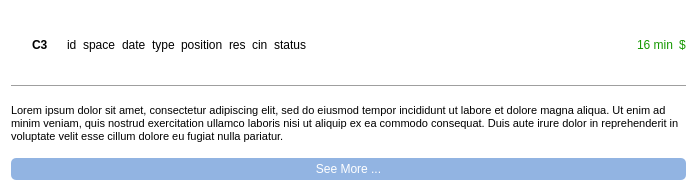
<?xml version="1.0" encoding="UTF-8"?>
<ui version="4.0">
 <class>Card</class>
 <widget class="QWidget" name="Card">
  <property name="geometry">
   <rect>
    <x>0</x>
    <y>0</y>
    <width>697</width>
    <height>191</height>
   </rect>
  </property>
  <property name="maximumSize">
   <size>
    <width>16777215</width>
    <height>191</height>
   </size>
  </property>
  <property name="windowTitle">
   <string>Form</string>
  </property>
  <property name="styleSheet">
   <string notr="true">#Card{
float:top;
background-color:white;
}
#Card:hover
{
	background-color:#EBEBEB;
}</string>
  </property>
  <layout class="QVBoxLayout" name="verticalLayout">
   <item>
    <layout class="QHBoxLayout" name="horizontalLayout" stretch="0,0,0,0,0,0,0,0,0,0,0,0,0,0,0">
     <item>
      <widget class="QLabel" name="image">
       <property name="maximumSize">
        <size>
         <width>64</width>
         <height>64</height>
        </size>
       </property>
       <property name="styleSheet">
        <string notr="true">border-radius:10px;</string>
       </property>
       <property name="text">
        <string/>
       </property>
       <property name="pixmap">
        <pixmap resource="icons.qrc">:/brainstorm.png</pixmap>
       </property>
       <property name="scaledContents">
        <bool>true</bool>
       </property>
      </widget>
     </item>
     <item>
      <spacer name="horizontalSpacer_2">
       <property name="orientation">
        <enum>Qt::Horizontal</enum>
       </property>
       <property name="sizeType">
        <enum>QSizePolicy::Minimum</enum>
       </property>
       <property name="sizeHint" stdset="0">
        <size>
         <width>8</width>
         <height>20</height>
        </size>
       </property>
      </spacer>
     </item>
     <item>
      <widget class="QLabel" name="name">
       <property name="font">
        <font>
         <pointsize>9</pointsize>
         <weight>75</weight>
         <bold>true</bold>
        </font>
       </property>
       <property name="styleSheet">
        <string notr="true">font-weight:bold;</string>
       </property>
       <property name="text">
        <string>C3</string>
       </property>
      </widget>
     </item>
     <item>
      <widget class="QLabel" name="label">
       <property name="text">
        <string/>
       </property>
       <property name="pixmap">
        <pixmap resource="res.qrc">:/img/img/stars.png</pixmap>
       </property>
      </widget>
     </item>
     <item>
      <widget class="QLabel" name="id_office">
       <property name="enabled">
        <bool>true</bool>
       </property>
       <property name="text">
        <string>id</string>
       </property>
      </widget>
     </item>
     <item>
      <widget class="QLabel" name="space_office">
       <property name="text">
        <string>space</string>
       </property>
      </widget>
     </item>
     <item>
      <widget class="QLabel" name="date">
       <property name="text">
        <string>date</string>
       </property>
      </widget>
     </item>
     <item>
      <widget class="QLabel" name="type">
       <property name="text">
        <string>type</string>
       </property>
      </widget>
     </item>
     <item>
      <widget class="QLabel" name="position">
       <property name="text">
        <string>position</string>
       </property>
      </widget>
     </item>
     <item>
      <widget class="QLabel" name="id_reservation">
       <property name="text">
        <string>res</string>
       </property>
      </widget>
     </item>
     <item>
      <widget class="QLabel" name="cin_client">
       <property name="text">
        <string>cin</string>
       </property>
      </widget>
     </item>
     <item>
      <widget class="QLabel" name="status">
       <property name="text">
        <string>status</string>
       </property>
      </widget>
     </item>
     <item>
      <spacer name="horizontalSpacer">
       <property name="orientation">
        <enum>Qt::Horizontal</enum>
       </property>
       <property name="sizeHint" stdset="0">
        <size>
         <width>40</width>
         <height>20</height>
        </size>
       </property>
      </spacer>
     </item>
     <item>
      <widget class="QLabel" name="officePrice">
       <property name="maximumSize">
        <size>
         <width>128</width>
         <height>16777215</height>
        </size>
       </property>
       <property name="styleSheet">
        <string notr="true">color:#159800</string>
       </property>
       <property name="text">
        <string>16 min</string>
       </property>
       <property name="alignment">
        <set>Qt::AlignRight|Qt::AlignTrailing|Qt::AlignVCenter</set>
       </property>
      </widget>
     </item>
     <item>
      <widget class="QLabel" name="label_2">
       <property name="styleSheet">
        <string notr="true">color:#159800;</string>
       </property>
       <property name="text">
        <string>$</string>
       </property>
      </widget>
     </item>
    </layout>
   </item>
   <item>
    <layout class="QVBoxLayout" name="verticalLayout_2">
     <item>
      <widget class="Line" name="line">
       <property name="orientation">
        <enum>Qt::Horizontal</enum>
       </property>
      </widget>
     </item>
     <item>
      <widget class="QLabel" name="description">
       <property name="font">
        <font>
         <pointsize>8</pointsize>
         <weight>50</weight>
         <bold>false</bold>
        </font>
       </property>
       <property name="text">
        <string>Lorem ipsum dolor sit amet, consectetur adipiscing elit, sed do eiusmod tempor incididunt ut labore et dolore magna aliqua. Ut enim ad minim veniam, quis nostrud exercitation ullamco laboris nisi ut aliquip ex ea commodo consequat. Duis aute irure dolor in reprehenderit in voluptate velit esse cillum dolore eu fugiat nulla pariatur.</string>
       </property>
       <property name="wordWrap">
        <bool>true</bool>
       </property>
      </widget>
     </item>
    </layout>
   </item>
   <item>
    <layout class="QHBoxLayout" name="horizontalLayout_3">
     <item>
      <widget class="QPushButton" name="seeMoreBtn">
       <property name="styleSheet">
        <string notr="true">#seeMoreBtn{
border-radius: 5px;
background-color:#92B4E2;
color:white;
height:22px;
}
#seeMoreBtn:hover
{
	background-color:#017EFB
}</string>
       </property>
       <property name="text">
        <string>See More ...</string>
       </property>
      </widget>
     </item>
    </layout>
   </item>
  </layout>
 </widget>
 <resources>
  <include location="res.qrc"/>
  <include location="icons.qrc"/>
 </resources>
 <connections/>
</ui>
